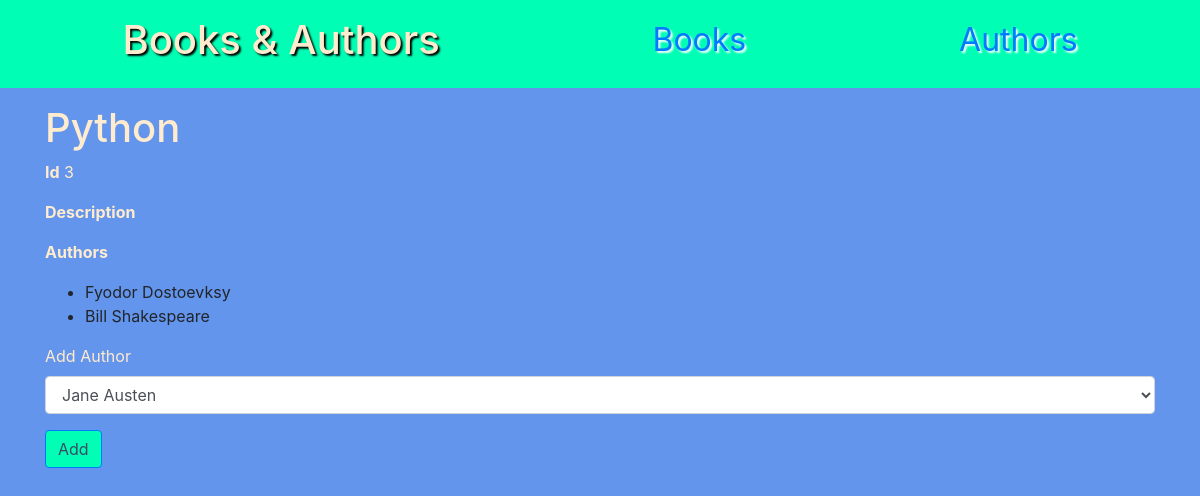
Page /books/3 on the committed database.
### books_authors_app/models.py (models this page shows, shortened)
class Book(models.Model):
    title = models.CharField(max_length=255)
    description = models.TextField()
    created_at = models.DateTimeField(auto_now_add=True)
    updated_at = models.DateTimeField(auto_now=True)

class Author(models.Model):
    first_name = models.CharField(max_length=45)
    last_name = models.CharField(max_length=45)
    books = models.ManyToManyField(Book, related_name='authors')
    notes = models.TextField()
    created_at = models.DateTimeField(auto_now_add=True)
    updated_at = models.DateTimeField(auto_now=True)

### books_authors_app/views.py (the view)
# urls.py: path('books/<int:book_id>', views.show_book),
def show_book(request, book_id):
    book = Book.objects.get(id=book_id)
    context = {
        "book": book,
        "authors": Author.objects.exclude(books__id=book_id)
    }
    return render(request,'book.html', context)

### books_authors_app/templates/book.html (shortened to what this page needs)
<!DOCTYPE html>
<html lang="en">
<head>
    <link rel="stylesheet" href="https://cdn.jsdelivr.net/npm/bootstrap@4.5.3/dist/css/bootstrap.min.css"
>
    {% load static %}
    <link rel="stylesheet" href="{% static 'style.css'%}">
</head>
<body>
    <nav>
        <h1>Books & Authors</h1>
        <a href="/">Books</a>
        <a href="/authors">Authors</a>
    </nav>
    <div class="container">
        <h1>{{ book.title }}</h1>
        <p><strong>Id</strong> {{ book.id }}</p>
        <p><strong>Description</strong> {{ book.description }}</p>
        <p><strong>Authors</strong></p>
        <ul>
            {% for author in book.authors.all %}
            <li>{{ author.first_name }} {{ author.last_name }}</li>
            {% endfor %}
        </ul>
        {% if authors %}
        <form action="/books/{{ book.id }}/assign" method="post">
            <div class="form-group">
                <label for="author_id">Add Author</label>
                <select name="author_id" id="author_id" class="form-control">
                    {% for author in authors %}
                    <option value="{{ author.id }}">{{ author.first_name }} {{ author.last_name }}</option>
                    {% endfor %}
                </select>
            </div>
            <button class="btn btn-primary">Add</button>
        </form>
        {% endif %}
    </div>
</body>
</html>

### books_authors_app/static/style.css (style rules this page uses)
body { background-color: cornflowerblue; }
h1,h2,h3,h4,h5,p,label { color: blanchedalmond; }
nav { background-color: #00ffb4; display: flex; justify-content: space-around; margin-bottom: 1em; padding: 1em; }
nav > h1 { text-shadow: 2px 2px 2px black; }
nav > a { font-size: 2rem; text-shadow: 2px 2px 2px white; }
.btn-primary { color: #394a67; background-color: #00ffb4; border-color: #007bff; }

### rows in the picture
Book: title "Python", id "3"
Author: first_name "Fyodor", last_name "Dostoevksy"
Author: first_name "Bill", last_name "Shakespeare"

### other values in the picture
form field author_id "Jane Austen"
